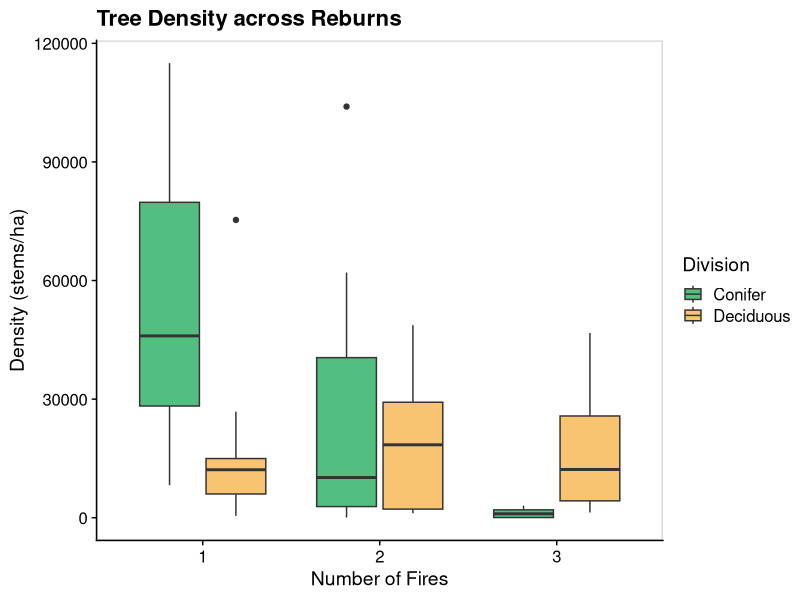

Write the R code that produced this figure.
# Figure X - used in presentations
# tree density

library(tidyverse)
library(cowplot)
library(here)
theme_set(theme_cowplot())
options(scipen = 9999)

dens <- read.csv(here("data/density.csv"), stringsAsFactors = F)

dens$SITE[dens$SITE == "DALTON"] <- "Upland"
dens$SITE[dens$SITE == "STEESE"] <- "Lowland"

plot_dens <- dens %>%
  group_by(SITE, TREAT, PLOT, DIV) %>%
  summarise(COUNT_HA = mean(COUNT_HA)) 

plot_dens %>%
  filter(TREAT > 0) %>%
  ggplot(aes(x = as.factor(TREAT), y = COUNT_HA, fill = DIV)) + 
  geom_boxplot()  + ylim(0, 115000) + 
  labs(x = "Number of Fires", y = "Density (stems/ha)", 
       title = "Tree Density across Reburns") + 
  scale_fill_manual(values = c("#52BE80", "#F8C471"),
                    name = "Division",
                    labels = c("Conifer", "Deciduous")) + panel_border()
